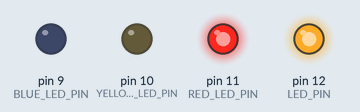
Recording of a sketch running on a simulated Arduino Uno, built with avr-gcc and run on an emulated ATmega328P. Shown: output pins drawn as LEDs (lit = HIGH).

Above: at 0.12 s.
At 0.62 s:
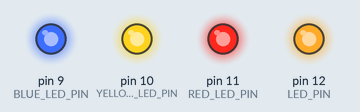
At 0.87 s:
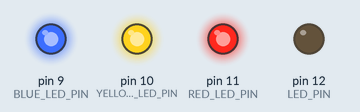
At 1.7 s:
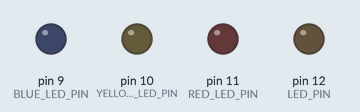
At 3.12 s:
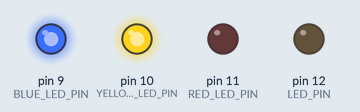
At 4.37 s:
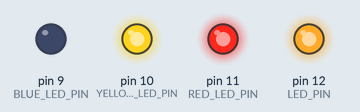
Timing chart, 0 to 4.7 s (numbered marks = the images above):
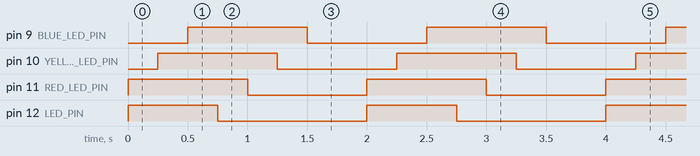

The sketch:

three-led-blink.ino
```cpp
#define LED_PIN 12
#define RED_LED_PIN 11
#define YELLOW_LED_PIN 10
#define BLUE_LED_PIN 9

int delayMs = 250;

void setup()
{
    pinMode(LED_PIN, OUTPUT);
    pinMode(RED_LED_PIN, OUTPUT);
    pinMode(YELLOW_LED_PIN, OUTPUT);
    pinMode(BLUE_LED_PIN, OUTPUT);
}

void waitASec()
{
    delay(delayMs);
}

void blink()
{
    digitalWrite(LED_PIN, HIGH);
    digitalWrite(RED_LED_PIN, HIGH);
    waitASec();
    digitalWrite(YELLOW_LED_PIN, HIGH);
    waitASec();
    digitalWrite(BLUE_LED_PIN, HIGH);
    waitASec();
    digitalWrite(LED_PIN, LOW);
    waitASec();
    digitalWrite(RED_LED_PIN, LOW);
    waitASec();
    digitalWrite(YELLOW_LED_PIN, LOW);
    waitASec();
    digitalWrite(BLUE_LED_PIN, LOW);
    waitASec();
}

void loop()
{

    blink();
    waitASec();
}
```

Measured:
- by itself, pin 9 (BLUE_LED_PIN), pin 10 (YELLOW_LED_PIN), pin 11 (RED_LED_PIN): alternates HIGH for 1.0 s and LOW for 1.0 s
- by itself, pin 12 (LED_PIN): alternates HIGH for 0.75 s and LOW for 1.3 s
- by itself, everything shown: repeats every 2.0 s, in 7 steps
